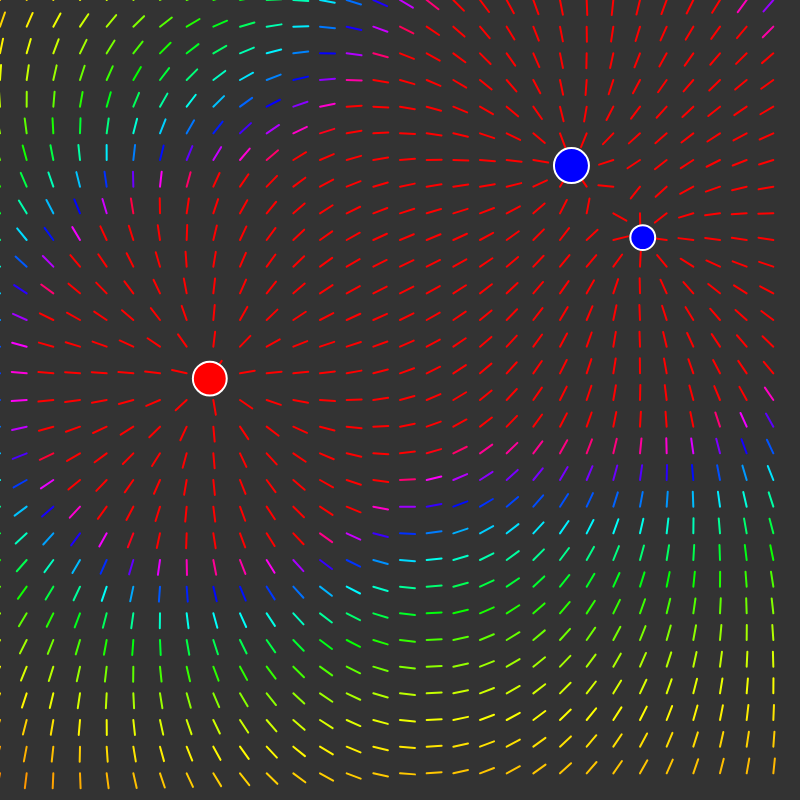
Frame 1 (no input)
Frame 60 (no input): identical to frame 1, image omitted
Frame 120 (the mouse pressed at the canvas centre since frame 60): identical to frame 1, image omitted

The p5.js sketch that drew this single still picture (run headless with seeded random() and noise() and a simulated clock; from frame 60 on, the mouse is pressed at the canvas centre):

// p5.js sketch
// ── sketch.js
let particles = [];
let nParticle = 3;

let vecLenght = 15;
let nForces = 30;
let force = [nForces][nForces];

function setup() {
  createCanvas(800, 800);

  for (let index = 0; index < nParticle; index++) {
    let x = random(width);
    let y = random(height);
    let r = random(20, 40);
    let c = random(-1, 1) > 0 ? r : r * -1;
    particles[index] = new Particle(x, y, r, c);
  }

}

function draw() {

  background(51);

  colorMode(HSB);
  for (let i = 0; i < nForces; i++) {
    for (let j = 0; j < nForces; j++) {
      var posX = width / nForces * i;
      var posY = height / nForces * j;
      var vector = getForce(posX, posY);

      intensity = sqrt(pow(vector.x, 2) + pow(vector.y, 2));
      normVector = normalise(vector.x, vector.y);

      stroke(map(intensity, 0, 0.001, 0, 360), 255, 255);
      strokeWeight(2);
      line(posX, posY, posX + normVector.x * vecLenght, posY + normVector.y * vecLenght);
    }
  }

  colorMode(RGB)
  for (let index = 0; index < nParticle; index++) {
    particles[index].show(mouseX, mouseY);
  }
}

function normalise(x, y) {
  intensity = sqrt(pow(x, 2) + pow(y, 2));

  if (intensity != 0) {
    x = x / intensity;
    y = y / intensity;
  }

  return { x: x, y: y };
}

function getForce(posX, posY) {
  xVect = 0;
  yVect = 0;
  for (i = 0; i < nParticle; i++) {
    distance = sqrt(pow(particles[i].x - posX, 2) + pow(particles[i].y - posY, 2));
    xVect += particles[i].c / pow(distance, 2) * (posX - particles[i].x) / distance;
    yVect += particles[i].c / pow(distance, 2) * (posY - particles[i].y) / distance;
  }

  return { x: xVect, y: yVect };
}

function mousePressed() {
  for (let index = 0; index < nParticle; index++) {
    particles[index].pressed(mouseX, mouseY);
  }
}

function mouseReleased() {
  for (let index = 0; index < nParticle; index++) {
    particles[index].notPressed();
  }
}


class Particle {
  constructor(x, y, r, c) {
    this.x = x;
    this.y = y;
    this.r = r;
    this.c = c;
    this.offsetX = 0;
    this.offsetY = 0;
    this.dragging = false;
    this.rollover = false;
  }

  show(px, py) {
    if (this.dragging) {
      this.x = px + this.offsetX;
      this.y = py + this.offsetY;
    }

    stroke(255);
    if (this.c > 0) {
      fill(255, 0, 0);
    } else {
      fill(0, 0, 255);
    }
    ellipse(this.x, this.y, this.r);
  }

  pressed(px, py) {
    if ((px - this.x) * (px - this.x) + (py - this.y) * (py - this.y) < this.r * this.r) {
      this.dragging = true;
      this.offsetX = this.x - px;
      this.offsetY = this.y - py;
    }
  }

  notPressed(px, py) {
    this.dragging = false;
  }
}
